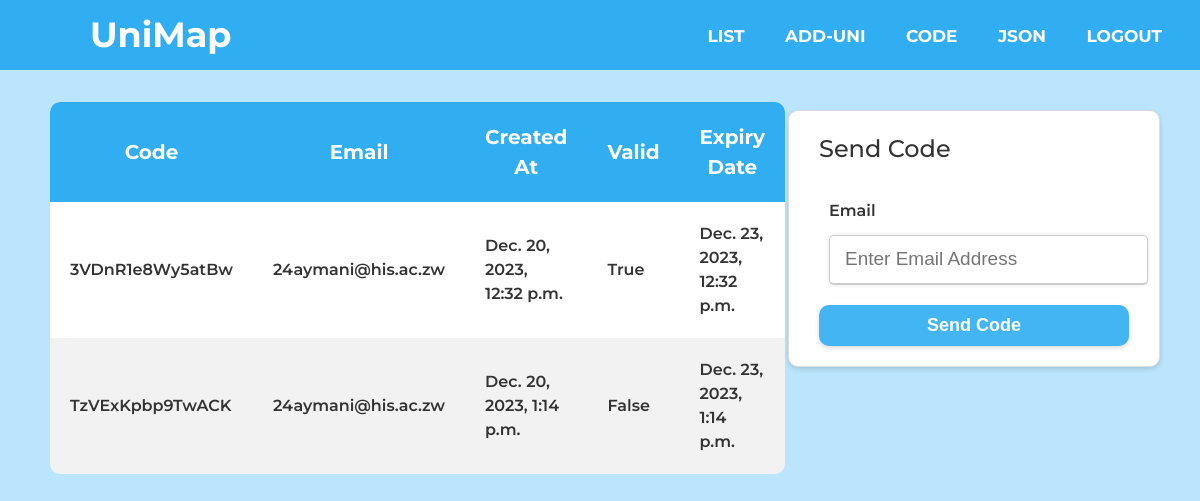
The page /code/ (signed in) on the database its author committed.
### map/models.py (models this page shows)
class Code(models.Model):
    code = models.CharField(max_length=15)
    email = models.EmailField(max_length=100)
    created_at = models.DateTimeField(auto_now_add=True)
    is_valid = models.BooleanField(default=True)
    expires_at = models.DateTimeField()

### map/views.py (the view)
# urls.py: path('code/', views.view_code, name='view_code'),
@user_passes_test(lambda u: u.is_superuser)
def view_code(request):
    codes = Code.objects.all()
    return render(request, 'code.html', {'codes': codes})

### map/templates/code.html (shortened to what this page needs)
{% extends 'base.html' %}
{% load static %}
{% block head %}
<link rel="stylesheet" type="text/css" href="{% static 'css/modal.css' %}">
<link rel="stylesheet" type="text/css" href="{% static 'css/form.css' %}">
{% endblock %}
{% block content %}
<div class="table-wrapper" style="width: 60%; margin-top:10px">
    <table>
        <thead>
            <tr>
                <th>Code</th>
                <th>Email</th>
                <th>Created At</th>
                <th>Valid</th>
                <th>Expiry Date</th>
            </tr>
        </thead>
        <tbody>
            {% if codes %}
            {% for code in codes %}
            <tr>
                <td>{{ code.code }}</td>
                <td>{{ code.email }}</td>
                <td>{{ code.created_at }}</td>
                <td>{{ code.is_valid }}</td>
                <td>{{ code.expires_at }}</td>
            </tr>
            {% endfor %}
            {% endif %}
        </tbody>
    </table>
</div>
<form class="code-container" method="post" action="{% url 'create_code' %}">
    <h2>Send Code</h2>
    <div class="field">
        <label for="email">Email</label>
        <input type="text" name="email" placeholder="Enter Email Address" required>
    </div>
    <button type="submit">Send Code</button>
</form>
{% endblock %}

### map/static/css/styles.css (style rules this page uses)
body { width: 100%; height: 90%; margin: 0; padding: 0; margin-bottom: 10px; font-family: 'Montserrat', sans-serif; font-weight: 600; background-color: #bbe5fc; overflow-x: hidden; }
.table-wrapper { width: calc(100% - 100px); padding: 0 50px; border-radius: 10px; overflow: hidden; }
.table-wrapper table { width: 100%; border-collapse: collapse; margin-top: 3%; margin-bottom: 3%; }
.table-wrapper tr:first-child th:first-child { border-top-left-radius: 10px; }
.table-wrapper tr:first-child th:last-child { border-top-right-radius: 10px; }
.table-wrapper tr:last-child td:first-child { border-bottom-left-radius: 10px; }
.table-wrapper tr:last-child td:last-child { border-bottom-right-radius: 10px; }
.table-wrapper th, .table-wrapper td { padding: 20px; }
.table-wrapper th { background-color: #30aef1; color: white; font-size: 20px; }
.table-wrapper tr { min-height: 230px; }
.table-wrapper tr:nth-child(even) { background-color: #f2f2f2; }
.table-wrapper tr:nth-child(odd) { background-color: #fff; }

### map/static/css/toast.css (style rules this page uses)
body { font-family: 'Montserrat', sans-serif; font-size: 1rem; font-weight: 600; line-height: 1.5; color: #333; }

### map/static/css/form.css (style rules this page uses)
.form-container button, .code-container button { background-color: #42b5f2; color: white; font-weight: 600; font-size: 18px; padding: 10px 20px; border: none; border-radius: 10px; cursor: pointer; margin: 0 0 0 10px; width: calc(100% - 20px); transition: all 0.3s ease; box-shadow: 0 2px 5px rgba(0, 0, 0, 0.15); }
.form-container input[type="text"], .form-container input[type="number"], .form-container select, .form-container textarea, .code-container input[type="text"], .code-container select, .code-container textarea { height: 45px; width: 100%; outline: none; font-size: 19px; border-radius: 5px; padding-left: 15px; border: 1px solid #ccc; border-bottom-width: 2px; box-shadow: 0 0 5px rgba(0, 0, 0, 0.1); transition: all 0.3s ease; }
.form-container label, .code-container label { padding: 12px 12px 12px 0; display: inline-block; }
.form-sidebar h2, .form-container h2, .code-sidebar h2, .code-container h2 { font-weight: 500; margin-top: 0px; margin-left: 10px; }
.code-container { position: absolute; width: calc(30% - 30px); top: 110px; right: 40px; padding: 20px; background-color: #fff; border-radius: 10px; border: 1px solid #ddd; box-shadow: 0 2px 5px rgba(0, 0, 0, 0.15); }
.code-container button { margin-top: 20px; }
.code-container input[type="text"], .code-container label { margin-left: 10px; }
.code-container input[type="text"] { width: calc(100% + 10px); }
.field { flex: 1; margin-right: 30px; margin-left: 10px; }

### rows shown on the page
Code: code "3VDnR1e8Wy5atBw", email "24aymani@his.ac.zw", created_at "Dec. 20, 2023, 12:32 p.m.", is_valid "True", expires_at "Dec. 23, 2023, 12:32 p.m."
Code: code "TzVExKpbp9TwACK", email "24aymani@his.ac.zw", created_at "Dec. 20, 2023, 1:14 p.m.", is_valid "False", expires_at "Dec. 23, 2023, 1:14 p.m."
